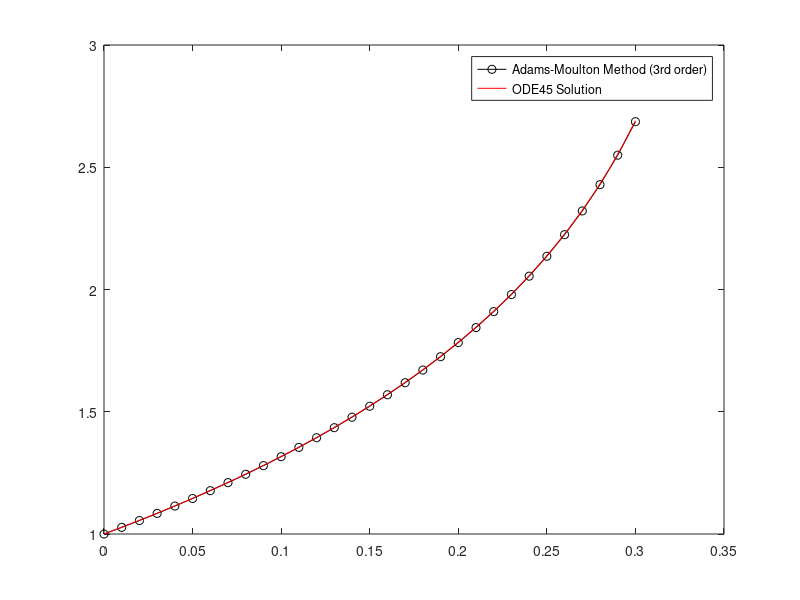

This chart was generated by the following MATLAB code:
clear   % Clears variables of workspace keeping functions and classes,
        % clear all includes function and classes too
% clc     % Clears the command window
close all   % Closes all MATLAB figure windows

% Define the function f(x, y) representing the differential equation
f = @(x, y) exp(y);

% Initial conditions
x(1) = 0;
y(1) = 1;

% Step size
h = 0.01;

% Number of iterations
n = 0.3 / h;

% Perform the first two iterations using forward Euler method
for i = 1:2
    y(i + 1) = y(i) + h * f(x(i), y(i));
    x(i + 1) = x(i) + h;
end

% Perform the remaining iterations using the 3rd order Adams-Moulton method
for i = 3:n
    x(i + 1) = x(i) + h;
    y0 = y(i) + (h / 12) * (23 * f(x(i), y(i)) - 16 * f(x(i - 1), y(i - 1)) + 5 * ...
        f(x(i - 2), y(i - 2)));
    f_y0 = f(x(i + 1), y0);
    error = 1;
    while error > 10^(-4)
        y1 = y(i) + (h / 12) * (5 * f(x(i + 1), y0) + 8 * f(x(i), y(i)) - f(x(i - 1), ...
            y(i - 1)));
        f_y1 = f(x(i + 1), y1);
        error = abs(f_y1 - f_y0);
        f_y0 = f_y1;
        y0 = y1;
    end
    y(i + 1) = y1;
end

% Print the final solution
fprintf("y(%f) = %f \n", x(end), y(end))

% Plot the results of the Adams-Moulton method
plot(x, y, '-ok')
hold on;

% Solve the same differential equation using ODE45 for comparison
xspan = [0 0.3];
y0 = 1;
[x, y] = ode45(@(x, y) exp(y), xspan, y0);

% Plot the results of ODE45
plot(x, y, 'r')

% Add legend to the plot
legend({'Adams-Moulton Method (3rd order)', 'ODE45 Solution'})
